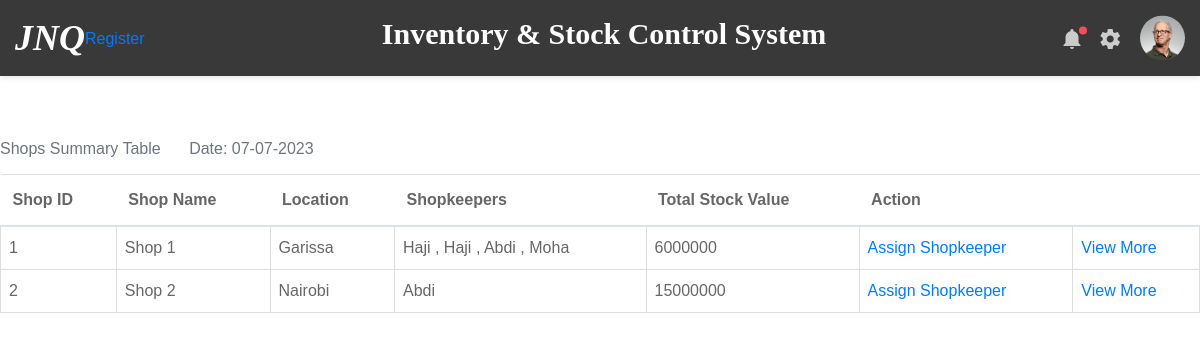
The app's page /view_shops with its own data.
### inventory/models.py (models this page shows)
class Shop(db.Model):
    id = db.Column(db.Integer, primary_key=True)
    shop_name = db.Column(db.String(100), nullable=False, unique=True)
    location = db.Column(db.String(100), nullable=False)
    date_registered = db.Column(db.DateTime, default=datetime.now())
    user_id = db.Column(db.Integer, db.ForeignKey('user.id'))
    sale = db.relationship('Sale', backref='shop', lazy=True)
    stock_received = db.relationship('StockReceived', backref='shop', lazy=True)
    stock_in = db.relationship('StockOut', backref='shop', lazy=True)
    item_association = db.relationship('ShopItem', back_populates='shop')
    items = association_proxy("item_association", "item")
    shopkeepers = db.relationship('Shopkeeper', backref='shop_details', lazy=True)

class User(db.Model, UserMixin):
    id = db.Column(db.Integer, primary_key=True)
    username = db.Column(db.String(50), unique=True, nullable=False)
    password = db.Column(db.String(100), nullable=False)
    user_role = db.Column(db.String(30), nullable=False)
    date_registered = db.Column(db.DateTime, default=datetime.now())
    shops = db.relationship('Shop', backref='staff', lazy=True)
    stores = db.relationship('Store', backref='staff', lazy=True)
    shopkeepers = db.relationship('Shopkeeper', backref='user_details', lazy=True)

class Shopkeeper(db.Model):
    id = db.Column(db.Integer, primary_key=True)
    shop_id = db.Column(db.Integer, db.ForeignKey('shop.id'))
    user_id = db.Column(db.Integer, db.ForeignKey('user.id'))

### inventory/routes.py (the view)
@app.route('/view_shops', methods=['GET', 'POST'])
def view_shops():
    shops = Shop.query.all()
    users = User.query.all()
    date = today_date()
    shop_stock_lookup = {}
    for shop in shops:
        stock_value_list = []
        for product in ShopItem.query.filter_by(shop_id=shop.id).all():
            stock_value_list.append(product.item_value)
        total_stock_value = sum(stock_value_list)
        shop_stock_lookup[shop.id] = total_stock_value
    for user in users:
        for shopkeeper in user.shopkeepers:
            print(shopkeeper.user_details.username)
    return render_template('view_shops.html', shop_stock_lookup=shop_stock_lookup, shops=shops, date=date, users=users)

### inventory/routes.py (called while the page is built)
def today_date():
    date_today = datetime.today().strftime('%d-%m-%Y')
    return date_today

### inventory/templates/view_shops.html
{% extends 'layout.html' %}
{% block content %}
     <table class="table">
         <caption style="caption-side: top">Shops Summary Table<span class="ml-4"> Date: {{date}}</span></caption>
          <thead>
            <tr>
              <th scope="col">Shop ID</th>
              <th scope="col">Shop Name</th>
              <th scope="col">Location</th>
              <th scope="col">Shopkeepers</th>
              <th scope="col">Total Stock Value</th>
              <th>Action</th>
              <th></th>
            </tr>
          </thead>
          <tbody>
          {% for shop in shops %}
              <tr>
                <td>{{ shop.id }}</td>
                <td>{{ shop.shop_name }}</td>
                <td>{{ shop.location }}</td>
                <td>
                  {% if shop.shopkeepers %}
                    {{ shop.shopkeepers[0].user_details.username }}
                    {% for shopkeeper in shop.shopkeepers[1:] %}
                      , {{ shopkeeper.user_details.username }}
                    {% endfor %}
                  {% else %}
                    __
                  {% endif %}
                </td>
                <td>
                  {% if shop_stock_lookup %}
                    {{ shop_stock_lookup[shop.id] }}
                  {% else %}
                    0 Items
                  {% endif %}
                </td>
                <td>
                  <a href="{{ url_for('assign_shopkeeper', shop_id=shop.id) }}">Assign Shopkeeper</a>
                </td>
                <td>
                  <a href="{{ url_for('view_shop', shop_id=shop.id) }}">View More</a>
                </td>
              </tr>
            {% endfor %}
          </tbody>
     </table>
{% endblock %}

### records on screen
Shop: id "1", shop_name "Shop 1", location "Garissa", username "Haji", shop_stock_lookup "6000000"
Shopkeeper: user_details.username "Haji"
Shopkeeper: user_details.username "Abdi"
Shopkeeper: user_details.username "Moha"
Shop: id "2", shop_name "Shop 2", location "Nairobi", username "Abdi", shop_stock_lookup "15000000"

### other values on screen
{{ date }} "07-07-2023"
